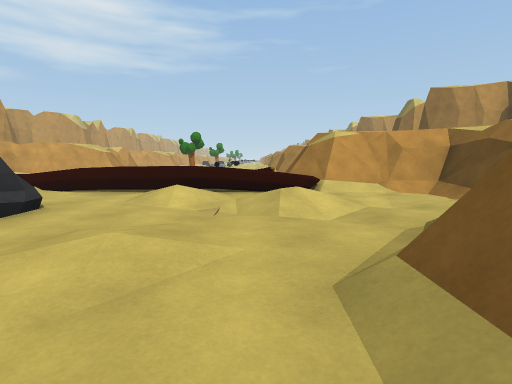
View 1 (above)

17 first-person views from a walk through a Unity game level. The camera is 1.2 m above the floor, tilts 6° down and sees 80° across. The floor is counted in squares, 2 m on a side. Each view is taken from the middle of a square. On the plan, view 1 faces up. The plan holds only what a view shows up to about 9 squares ahead; the rest is blank. The place goes on beyond the plan. The player is left out. Some animated figures are not drawn.

View 2
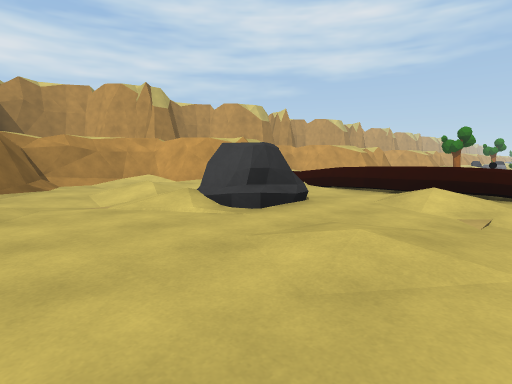

View 3
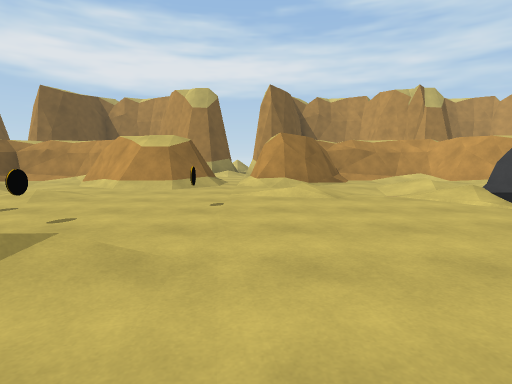

View 4
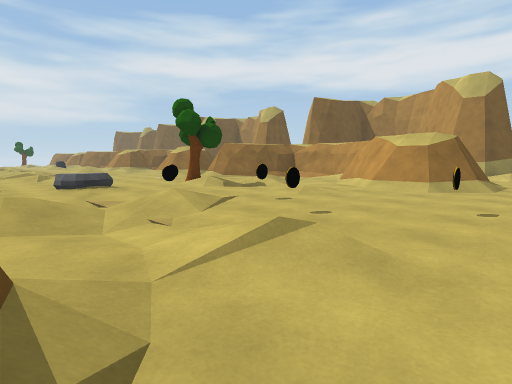

View 5
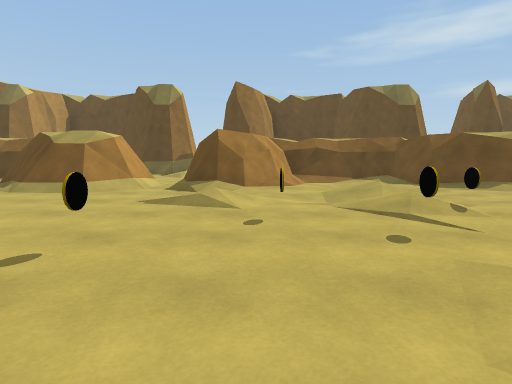

View 6
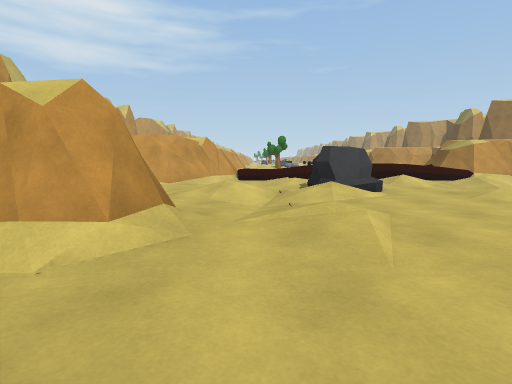

View 7
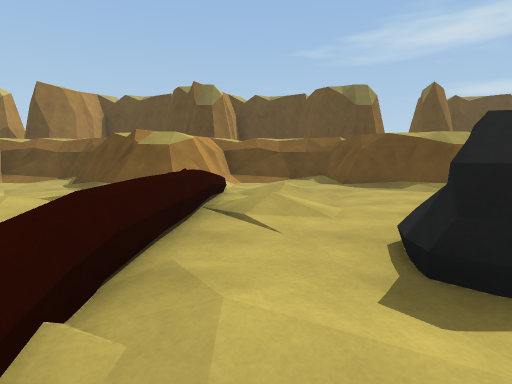

View 8
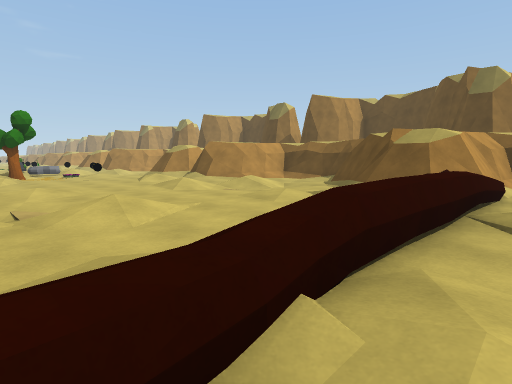

View 9
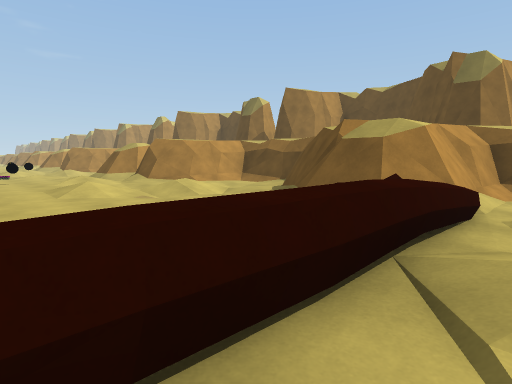

View 10
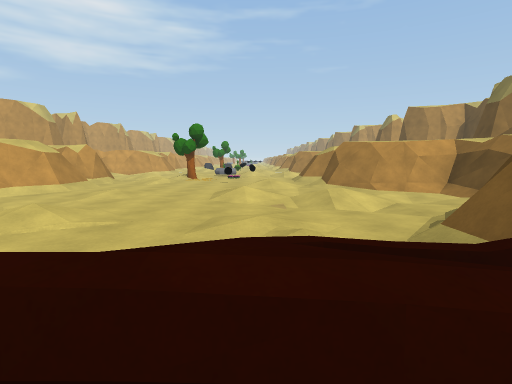

View 11
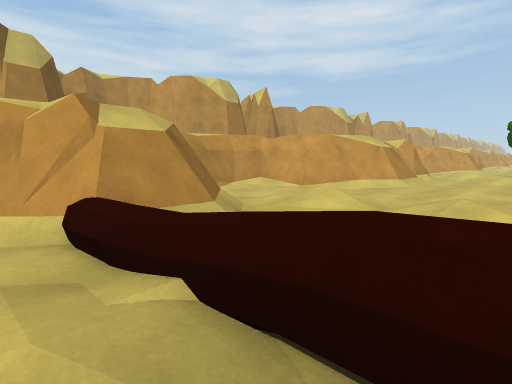

View 12
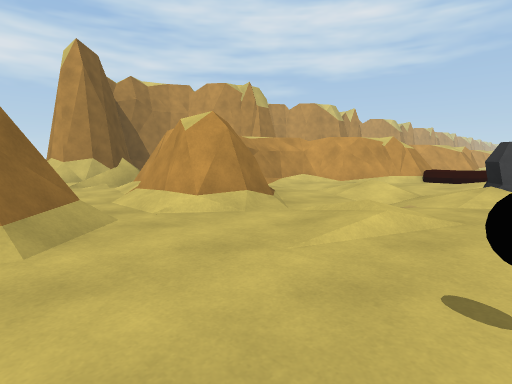

View 13
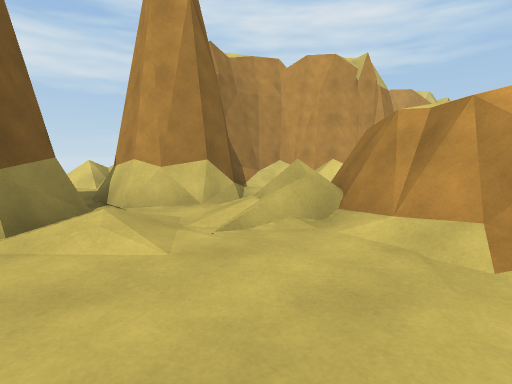

View 14
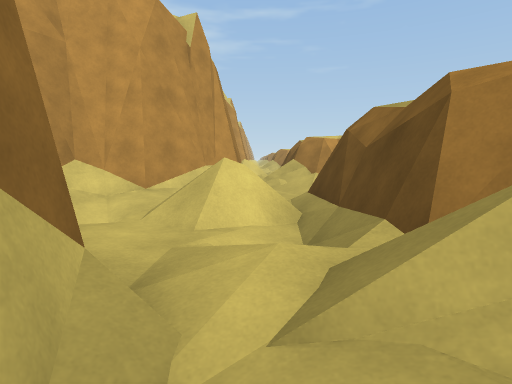

View 15
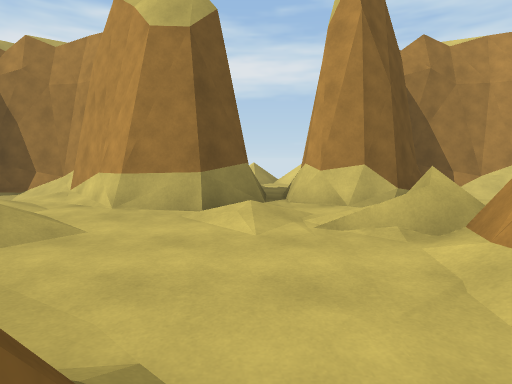

View 16
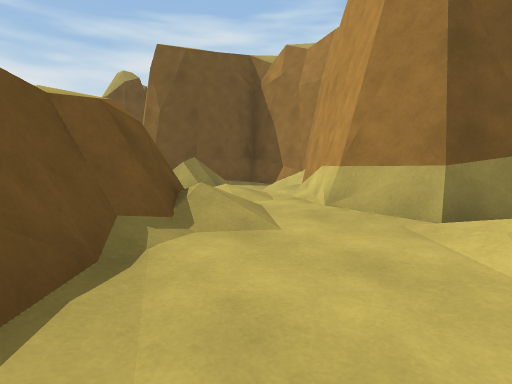

View 17
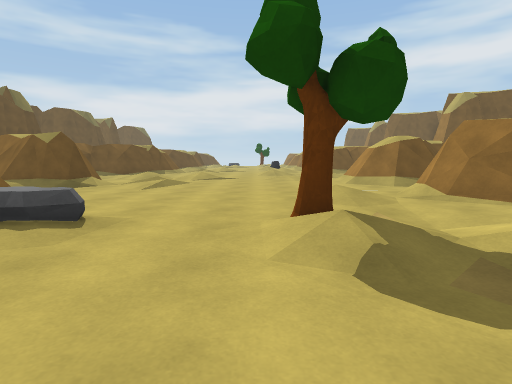

### Floor plan
Key: @ floor where view 1 was taken; # wall or solid block; x gap in a wall; . main floor; : floor 0.25 m higher than the main floor; - floor 0.25 m lower than the main floor; / step, stairs or slope; = window, fence, low wall or low ledge; R rock; T tree; O other object.
Columns run from 14 left of view 1 to 4 right of it. Each row starts with its distance up from view 1.
 16            ...
 15         #./.O.
 14         x..../.##
 13         #....../##
 12        ##.....-./##
 11      ###.....//:-.#
 10      #/.-.....--./#
  9      #/-://.....#
  8     ## ......:.##
  7    /#####..../.###
  6   #/=####=/====####
  5  ##./###/.:../....#
  4 ##.//##/..R/..//..#
  3 #///##.-//RR..../##
  2 #///##/..//..:./##
  1 ##//####.......##
  0  ##//####./...@##
 -1  ##.#./##........
 -2   #:...//..O...##
 -3   #/../##...O../##
 -4  ##///###..O..-./##
 -5 ##/./###....O:/:-.#
 -6 #/.:  /.-...O.--./#
 -7 #///  /-://.....###
 -8 #/    /..-T..R.##
 -9 ###    #/......#
-10        ##./....
-11         /........
-12        //......###
-13        ##.....
-14         #.....

Where each view was taken, in squares from view 1:
view 1: 0 up, 0 right, facing up
view 2: 0 up, 0 right, facing up-left
view 3: 1 down, 1 right, facing left
view 4: 1 down, 1 right, facing down-left
view 5: 3 down, 5 left, facing right
view 6: 3 down, 5 left, facing up
view 7: 5 up, 5 left, facing right
view 8: 5 up, 5 left, facing up-right
view 9: 5 up, 3 left, facing up-right
view 10: 5 up, 1 left, facing up
view 11: 5 up, 3 left, facing up-left
view 12: 3 down, 3 left, facing up-left
view 13: 3 down, 8 left, facing up-left
view 14: 1 down, 11 left, facing up
view 15: 2 down, 7 left, facing left
view 16: 2 down, 8 left, facing down-left
view 17: 5 down, 3 left, facing down
